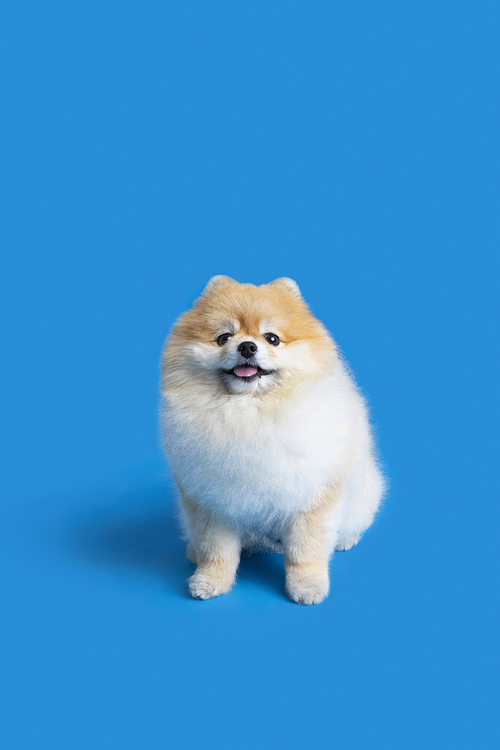
#> input picture img/dog.jpg, 500 x 750 px, found by its file name
$ python getHist.py
#> lines starting #> are read from the running program, lines starting #| are printed output that depends on the picture
import cv2 as cv
import matplotlib.pyplot as plt
import sys

img = cv.imread("./img/dog.jpg")
#> img is the input picture: shape (750, 500, 3); mean B, G, R 208.5, 146.7, 59.3

if img is None:
    sys.exit("이미지를 찾을 수 없습니다.")

h = cv.calcHist([img], [1] , None, [256] , [0,256])
#> h = 256 values, max 81466 at index 141, min 0 at index 251, mean 1464.8
plt.plot(h, color="r" , linewidth=1)
plt.show()
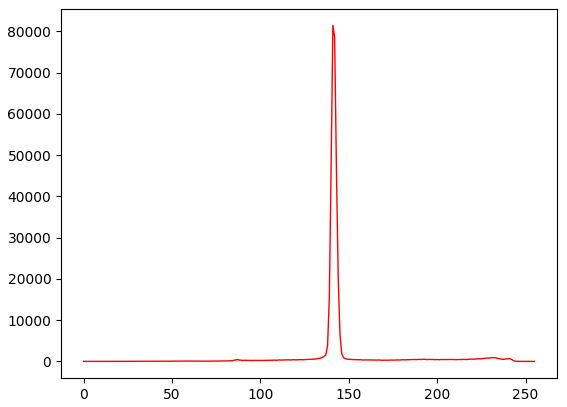
#> figure drawn by matplotlib, 1 panel; curve peaks at x = 141, y = 81466
